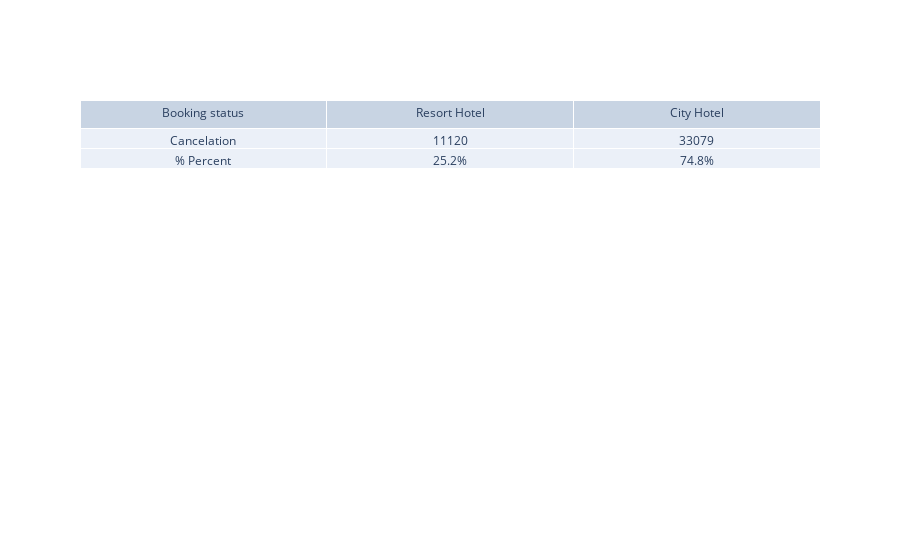

Notebook cell for this chart:
### Code cell
fig = go.Figure(data=[go.Table(header=dict(values=['Booking status', 'Resort Hotel', 'City Hotel']),
                 cells=dict(values=[['Cancelation','% Percent'],[11120,'25.2%'], [33079,'74.8%']]))
                     ])
fig.show()

### Figure 1 — Plotly figure (JSON) as saved in the notebook; plotly's stock layout.template omitted (floating-point values rounded to 4 significant figures)
{"data": [{"cells": {"values": [["Cancelation", "% Percent"], [11120, "25.2%"], [33079, "74.8%"]]}, "header": {"values": ["Booking status", "Resort Hotel", "City Hotel"]}, "type": "table"}], "layout": {}}
